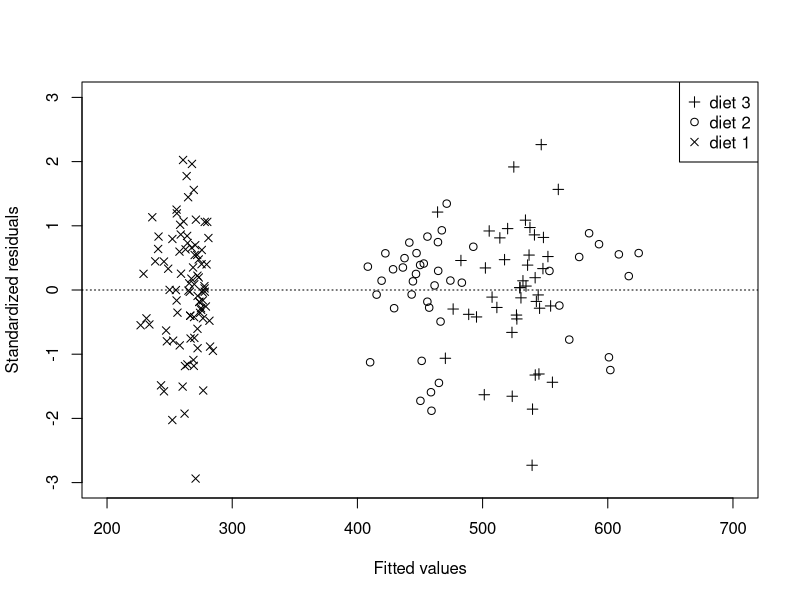
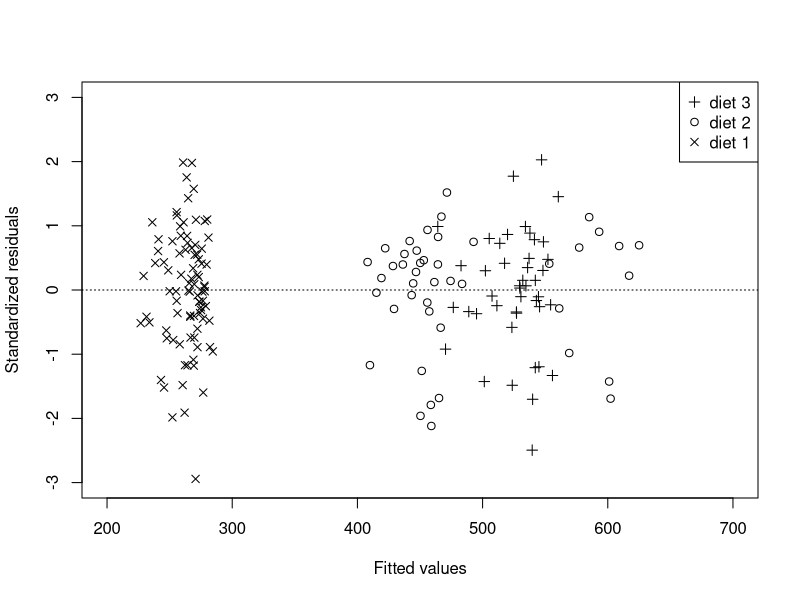
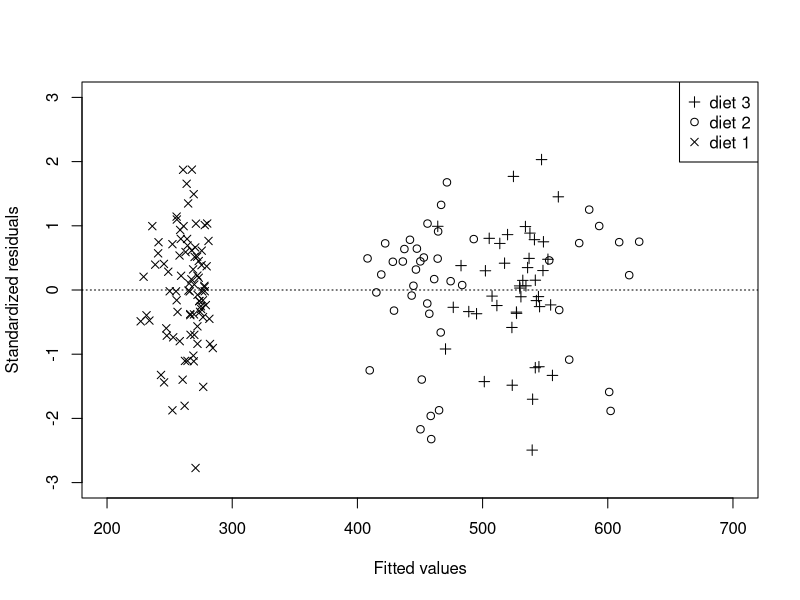
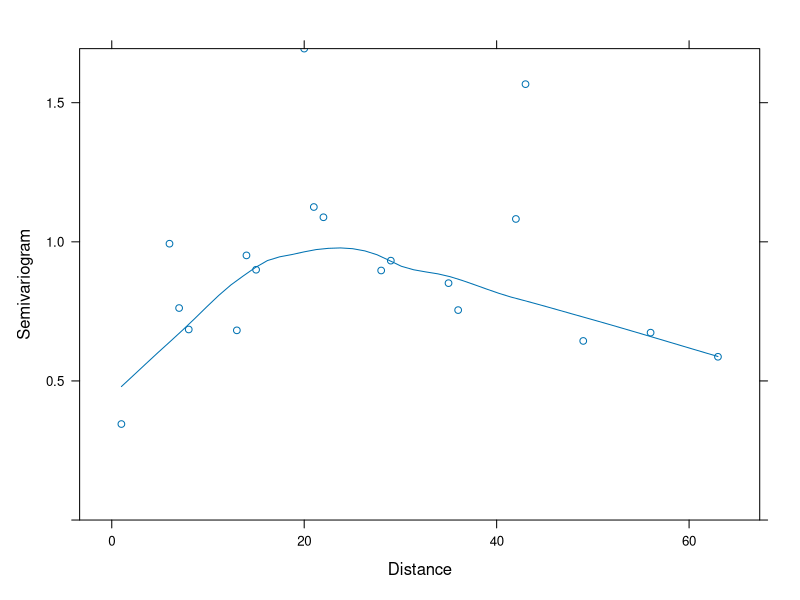
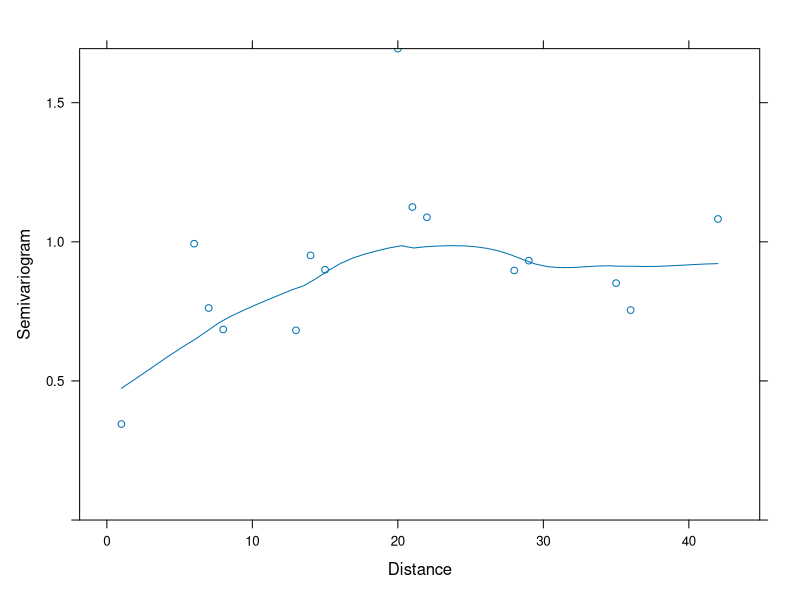
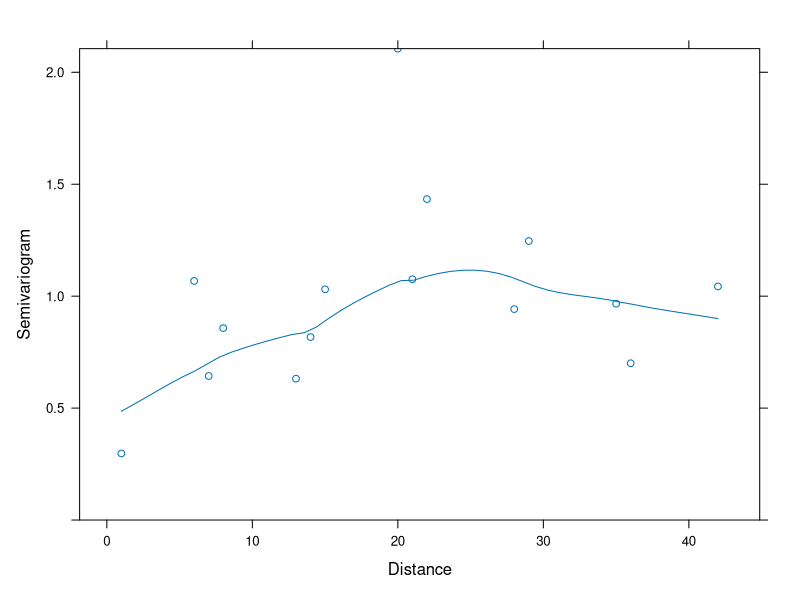
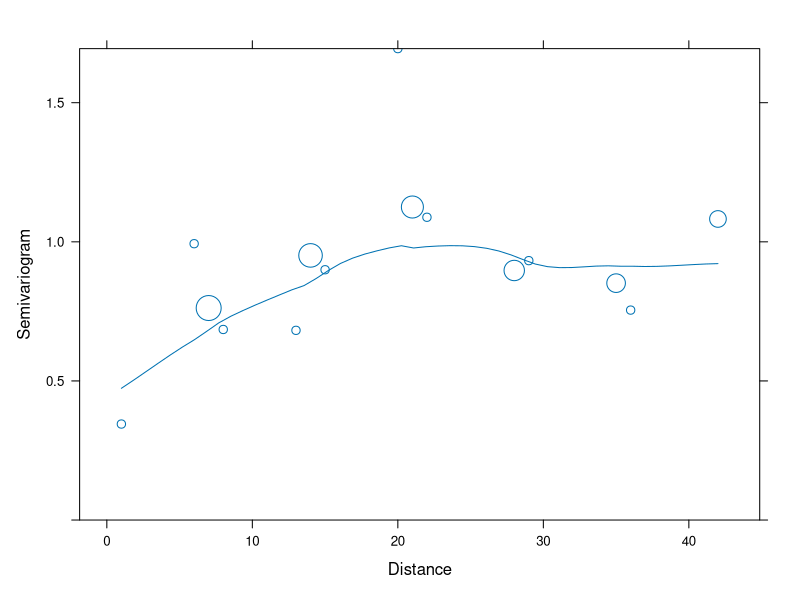
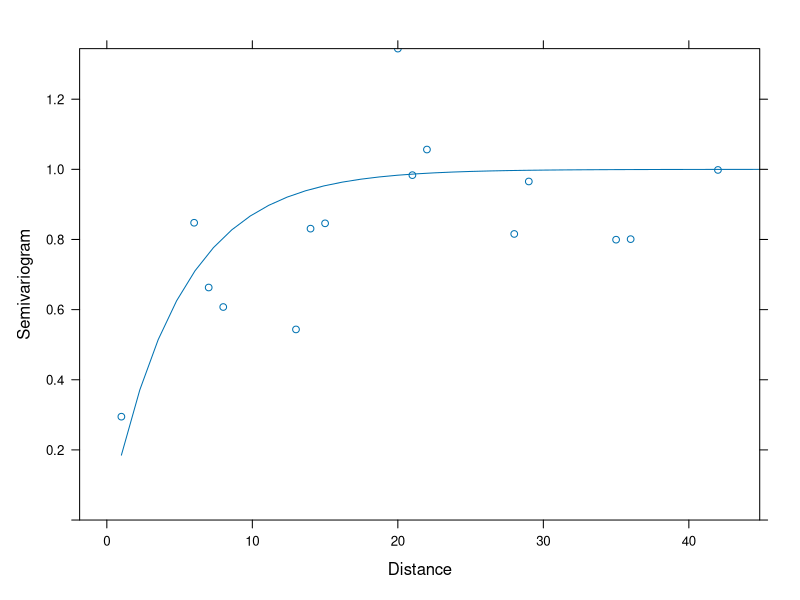

The R source for these figures, in order:
library(nlme)

# create a data frame from the grouped data object, omitting the ordering of rats
bodyweight.df <- data.frame(BodyWeight)
bodyweight.df$Rat <- factor(as.numeric(levels(bodyweight.df$Rat))[bodyweight.df$Rat], ordered = FALSE)

if (FALSE) {
postscript(file = "U:/vock/lehre/mixed_models/tex/bodyweight.eps", onefile=TRUE,
  paper="special", width=7, height=5, family="Times", horizontal=FALSE)
par(oma=c(0,0,0,0), mar=c(3,3,0.2,0.2), mgp=c(1.8, 0.7, 0), cex=1.2)
plot(bodyweight.df$Time, bodyweight.df$weight, xlab='day', ylab='weight', type='n', xlim=c(1, 64), ylim=c(200, 700), axes=FALSE)
axis(1, at=seq(1, 64, 7))
axis(2)
box()
for (r.index in 1:length(unique(bodyweight.df$Rat))) {
  r <- unique(bodyweight.df$Rat)[r.index]
  lines(bodyweight.df$Time[bodyweight.df$Rat==r], bodyweight.df$weight[bodyweight.df$Rat==r], 
    lty=c(2, 1, 3)[as.numeric(bodyweight.df$Diet[bodyweight.df$Rat==r])[1]], lwd=2, 
    type='o', pch=c(4, 1, 3)[as.numeric(bodyweight.df$Diet[bodyweight.df$Rat==r])[1]])
}
legend('topleft', pch=c(3, 1, 4), lty=c(3, 1, 2), paste('diet', c(3, 2, 1)), lwd=2)
dev.off()
} # end if (FALSE)


# homoscedastic model

bodyweight.lme.1 <- lme(weight ~ Time * Diet, random = ~ Time | Rat, 
  data=bodyweight.df)

# residuals vs. fitted values
if (FALSE) {
postscript(file = "U:/vock/lehre/mixed_models/tex/bodyweight.lme.1.resid.vs.fitted.eps", onefile=TRUE,
  paper="special", width=7, height=5, family="Times", horizontal=FALSE)
par(oma=c(0,0,0,0), mar=c(3,3,0.2,0.2), mgp=c(1.8, 0.7, 0), cex=1.2)
plot(fitted(bodyweight.lme.1), resid(bodyweight.lme.1), xlim=c(200, 700), ylim=c(-15, 15), 
  pch=c(4, 1, 3)[as.numeric(bodyweight.df$Diet)],
  xlab='Fitted values', ylab='Residuals')
abline(h=0, lty='dotted')
legend('topright', pch=c(3, 1, 4), paste('diet', c(3, 2, 1)))
dev.off()
} # end if (FALSE)


# heteroscedastic models

# variance proportional to a power of the fitted values
bodyweight.lme.2 <- lme(weight ~ Time * Diet, random = ~ Time | Rat, 
  weights = varPower(form = ~ fitted(.)), data=bodyweight.df)
summary(bodyweight.lme.2)
anova(bodyweight.lme.1, bodyweight.lme.2)

plot(fitted(bodyweight.lme.2), resid(bodyweight.lme.2, type='pearson'), xlim=c(200, 700), ylim=c(-3, 3), 
  pch=c(4, 1, 3)[as.numeric(bodyweight.df$Diet)],
  xlab='Fitted values', ylab='Standardized residuals')
abline(h=0, lty='dotted')
legend('topright', pch=c(3, 1, 4), paste('diet', c(3, 2, 1)))

# different variances for the three diet groups
bodyweight.lme.2a <- lme(weight ~ Time * Diet, random = ~ Time | Rat, 
  weights = varIdent(form = ~ 1 | Diet), data=bodyweight.df)
summary(bodyweight.lme.2a)
anova(bodyweight.lme.1, bodyweight.lme.2a)

plot(fitted(bodyweight.lme.2a), resid(bodyweight.lme.2a, type='pearson'), xlim=c(200, 700), ylim=c(-3, 3), 
  pch=c(4, 1, 3)[as.numeric(bodyweight.df$Diet)],
  xlab='Fitted values', ylab='Standardized residuals')
abline(h=0, lty='dotted')
legend('topright', pch=c(3, 1, 4), paste('diet', c(3, 2, 1)))

# different variance for the third diet group only
bodyweight.lme.2b <- lme(weight ~ Time * Diet, random = ~ Time | Rat, 
  weights = varIdent(form = ~ 1 | Diet==3), data=bodyweight.df)
summary(bodyweight.lme.2b)
anova(bodyweight.lme.1, bodyweight.lme.2b, bodyweight.lme.2a)

plot(fitted(bodyweight.lme.2b), resid(bodyweight.lme.2b, type='pearson'), xlim=c(200, 700), ylim=c(-3, 3), 
  pch=c(4, 1, 3)[as.numeric(bodyweight.df$Diet)],
  xlab='Fitted values', ylab='Standardized residuals')
abline(h=0, lty='dotted')
legend('topright', pch=c(3, 1, 4), paste('diet', c(3, 2, 1)))



# serial correlation for all measurements

Variogram(bodyweight.lme.2, form = ~ Time)
plot(Variogram(bodyweight.lme.2, form = ~ Time))
plot(Variogram(bodyweight.lme.2, form = ~ Time, maxDist=42))
plot(Variogram(bodyweight.lme.2, form = ~ Time, maxDist=42, robust=TRUE))
# using circles with area proportional to n.pairs
Variog <- Variogram(bodyweight.lme.2, form = ~ Time, maxDist=42)
plot(Variog, cex=sqrt(Variog$n.pairs/16))

if (FALSE) {
postscript(file = "U:/vock/lehre/mixed_models/skript_folien/bodyweight.lme.2.Variogram.eps", onefile=TRUE,
  paper="special", width=7, height=5, family="Times", horizontal=FALSE)
par(oma=c(0,0,0,0), mar=c(3,3,0.2,0.2), mgp=c(1.8, 0.7, 0), cex=1.2)
plot(Variogram(bodyweight.lme.2, form = ~ Time, maxDist=42), ylim=c(-0.05, 2.05),
  par.settings=list(axis.text=list(cex=1.2), par.xlab.text=list(cex=1.2), par.ylab.text=list(cex=1.2)))
dev.off()
} # end if (FALSE)


# exponential, without nugget effect
bodyweight.lme.3 <- lme(weight ~ Time * Diet, random = ~ Time | Rat, 
  weights = varPower(form = ~ fitted(.)), 
  correlation = corExp(form = ~ Time | Rat), data=bodyweight.df)
bodyweight.lme.3
intervals(bodyweight.lme.3)
anova(bodyweight.lme.2, bodyweight.lme.3)
plot(Variogram(bodyweight.lme.3, form = ~ Time, maxDist=42))
plot(Variogram(bodyweight.lme.3, resType='normalized', 
  form = ~ Time, maxDist=42))
plot(Variogram(bodyweight.lme.3, resType='normalized', 
  form = ~ Time, maxDist=42, robust=TRUE))

# nugget effect added - result is different from that in the book
bodyweight.lme.4 <- lme(weight ~ Time * Diet, random = ~ Time | Rat, 
  weights = varPower(form = ~ fitted(.)), 
  correlation = corExp(form = ~ Time | Rat, nugget=TRUE), data=bodyweight.df)
intervals(bodyweight.lme.4)
anova(bodyweight.lme.3, bodyweight.lme.4)
plot(Variogram(bodyweight.lme.4, form = ~ Time, maxDist=42))
plot(Variogram(bodyweight.lme.4, resType='normalized', 
  form = ~ Time, maxDist=42))
plot(Variogram(bodyweight.lme.4, resType='normalized', 
  form = ~ Time, maxDist=42, robust=TRUE))


# further correlation structures, without nugget effect
bodyweight.lme.5 <- update(bodyweight.lme.3, 
  correlation=corRatio(form = ~ Time | Rat))
bodyweight.lme.6 <- update(bodyweight.lme.3, 
  correlation=corSpher(form = ~ Time | Rat))
bodyweight.lme.7 <- update(bodyweight.lme.3, 
  correlation=corLin(form = ~ Time | Rat))
bodyweight.lme.8 <- update(bodyweight.lme.3, 
  correlation=corGaus(form = ~ Time | Rat))
anova(bodyweight.lme.3, bodyweight.lme.5, bodyweight.lme.6, bodyweight.lme.7, bodyweight.lme.8)


# further correlation structures, with nugget effect
bodyweight.lme.5n <- update(bodyweight.lme.4, 
  correlation=corRatio(form = ~ Time | Rat, nugget=TRUE))
bodyweight.lme.6n <- update(bodyweight.lme.4, 
  correlation=corSpher(form = ~ Time | Rat, nugget=TRUE))
bodyweight.lme.7n <- update(bodyweight.lme.4, 
  correlation=corLin(form = ~ Time | Rat, nugget=TRUE))
bodyweight.lme.8n <- update(bodyweight.lme.4, 
  correlation=corGaus(form = ~ Time | Rat, nugget=TRUE))
anova(bodyweight.lme.4, bodyweight.lme.5n, bodyweight.lme.6n, bodyweight.lme.7n, bodyweight.lme.8n)


# time series - days 1, 8, ..., 64 only, renamed as time 1, ..., 10
# (not discussed in the lecture)

bodyweight.ts <- bodyweight.df[bodyweight.df$Time!=44,]
bodyweight.ts$Time <- (bodyweight.ts$Time - 1) / 7 + 1
bodyweight.ts.lme.2 <- lme(weight ~ Time * Diet, random = ~ Time | Rat, 
  weights = varPower(form = ~ fitted(.)), data=bodyweight.ts)

plot(bodyweight.ts.lme.2, resid(., type='normalized') ~ Time | Rat)

bodyweight.ts.lme.3 <- lme(weight ~ Time * Diet, random = ~ Time | Rat, 
  weights = varPower(form = ~ fitted(.)), 
  correlation = corAR1(form = ~ Time | Rat), data=bodyweight.ts)

anova(bodyweight.ts.lme.2, bodyweight.ts.lme.3)

plot(bodyweight.ts.lme.3, resid(., type='normalized') ~ Time | Rat)

bodyweight.ts.lme.4 <- lme(weight ~ Time * Diet, random = ~ Time | Rat, 
  weights = varPower(form = ~ fitted(.)), 
  correlation = corARMA(form = ~ Time | Rat, p=0, q=1), data=bodyweight.ts)

anova(bodyweight.ts.lme.2, bodyweight.ts.lme.4)




###########
# Sheet 3 #
###########

bodyweight.lme.3 <- lme(weight ~ Time * Diet, random = ~ Time | Rat, 
  weights = varPower(form = ~ fitted(.)), 
  correlation = corExp(form = ~ Time | Rat), data=bodyweight.df)

# Exercise 5.1 (d) from P&B (p. 267-268)

bodyweight.gls.1 <- gls(weight ~ Time * Diet, 
  weights = varPower(form = ~ fitted(.)),
  correlation = corCAR1(form = ~ Time | Rat), data = bodyweight.df)

anova(bodyweight.gls.1, bodyweight.lme.3)





# model equation etc. for bodyweight.lme.3

bodyweight.lme.3

bodyweight.df[bodyweight.df$Rat==16,]

# X_16:
model.matrix(weight ~ Time * Diet, data=bodyweight.df)[bodyweight.df$Rat==16,]

# Z_16:
model.matrix(weight ~ Time, data=bodyweight.df)[bodyweight.df$Rat==16,]

